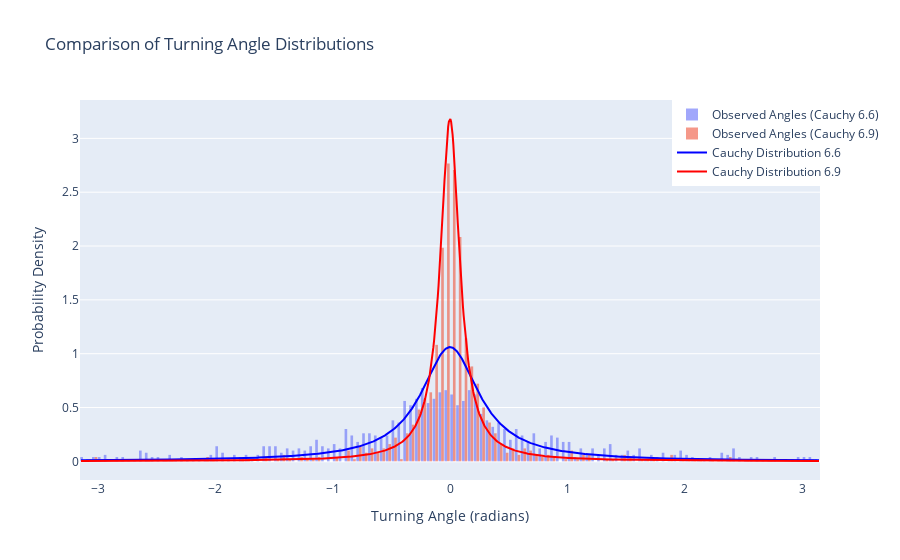

Notebook source saved alongside this figure:
### Markdown cell above
The characteristic formula for calculating the turning angle $\theta$ between two vectors $\mathbf{ab}$ and $\mathbf{bc}$ is:

$$
\theta = \arccos\left(\frac{\mathbf{ab} \cdot \mathbf{bc}}{\|\mathbf{ab}\| \|\mathbf{bc}\|}\right) \cdot \text{sign}\left(\mathbf{ab} \times \mathbf{bc}\right)
$$

Where:

- $\mathbf{ab} = \mathbf{b} - \mathbf{a}$
- $\mathbf{bc} = \mathbf{c} - \mathbf{b}$
- $\mathbf{ab} \cdot \mathbf{bc}$ is the dot product
- $\|\mathbf{ab}\|$ and $\|\mathbf{bc}\|$ are the magnitudes of the vectors
- $\mathbf{ab} \times \mathbf{bc}$ is the cross product, with its z-component determining the orientation

This formula calculates the angle between vectors and adjusts it based on the direction of rotation.

### Code cell
# Extract coordinates from the trajectories
coords_traj1 = crw_6_6[['x_pos', 'y_pos']].values
coords_traj2 = data_crw_9[['x_pos', 'y_pos']].values

# Calculate turning angles for both trajectories
angles_traj1 = turning_angles(coords_traj1)
angles_traj2 = turning_angles(coords_traj2)

# Define the Cauchy distribution with different parameters for both trajectories
x_vals = np.linspace(-np.pi, np.pi, 1000)
cauchy_traj1 = cauchy.pdf(x_vals, scale=0.3)
cauchy_traj2 = cauchy.pdf(x_vals, scale=0.1)

# Create the figure for comparing distributions
fig = go.Figure()

# Add histogram of observed angles for trajectory 1
fig.add_trace(go.Histogram(
    x=angles_traj1,
    histnorm='probability density',
    nbinsx=130,
    name='Observed Angles (Cauchy 6.6)',
    opacity=0.6
))

# Add histogram of observed angles for trajectory 2
fig.add_trace(go.Histogram(
    x=angles_traj2,
    histnorm='probability density',
    nbinsx=130,
    name='Observed Angles (Cauchy 6.9)',
    opacity=0.6
))

# Add theoretical Cauchy curve for trajectory 1
fig.add_trace(go.Scatter(
    x=x_vals,
    y=cauchy_traj1,
    mode='lines',
    name='Cauchy Distribution 6.6',
    line=dict(color='blue')
))

# Add theoretical Cauchy curve for trajectory 2
fig.add_trace(go.Scatter(
    x=x_vals,
    y=cauchy_traj2,
    mode='lines',
    name='Cauchy Distribution 6.9',
    line=dict(color='red')
))

# Adjust the layout of the figure
fig.update_layout(
    title='Comparison of Turning Angle Distributions',
    xaxis_title='Turning Angle (radians)',
    yaxis_title='Probability Density',
    bargap=0.1,
    hovermode="x",
    legend=dict(x=0.8, y=1.0)
)

# Show the figure
fig.show()

### Figure 1 — Plotly figure (JSON) as saved in the notebook; plotly's stock layout.template omitted (floating-point values rounded to 4 significant figures; data arrays with more than 128 entries replaced by an {"elided": "..."} marker saying what was removed)
{"data": [{"histnorm": "probability density", "name": "Observed Angles (Cauchy 6.6)", "nbinsx": 130, "opacity": 0.6, "type": "histogram", "x": {"elided": "998 float values"}}, {"histnorm": "probability density", "name": "Observed Angles (Cauchy 6.9)", "nbinsx": 130, "opacity": 0.6, "type": "histogram", "x": {"elided": "998 float values"}}, {"line": {"color": "blue"}, "mode": "lines", "name": "Cauchy Distribution 6.6", "type": "scatter", "x": {"elided": "1000 float values"}, "y": {"elided": "1000 float values"}}, {"line": {"color": "red"}, "mode": "lines", "name": "Cauchy Distribution 6.9", "type": "scatter", "x": {"elided": "1000 float values"}, "y": {"elided": "1000 float values"}}], "layout": {"autosize": true, "bargap": 0.1, "hovermode": "x", "legend": {"x": 0.8, "y": 1}, "title": {"text": "Comparison of Turning Angle Distributions"}, "xaxis": {"autorange": true, "range": [-3.15, 3.15], "title": {"text": "Turning Angle (radians)"}, "type": "linear"}, "yaxis": {"autorange": true, "range": [-0.1733, 3.356], "title": {"text": "Probability Density"}, "type": "linear"}}}
